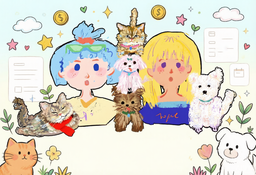
#> input picture assets/A_wide_hand_drawn_cartoon_back_2026-08-02T06-41-00.png, 256 x 175 px, shrunk from 1216 x 832 before the run
$ python -i cream_fix_icons.py   (imports and definitions only)
#> lines starting #> are read from the running program, lines starting #| are printed output that depends on the picture
"""把 AI 生成的图标里白色/过浅主体统一染成奶油米色，与薄荷绿侧边栏协调。
策略：将"接近中性白灰"的像素(亮度高、饱和度低、非纯黑描边、非彩色点缀)替换为奶油米 #F5E0C8。
保留深色描边与彩色点缀。处理 selfmedia/films/fragment 三个白身小狗图标。
"""
from PIL import Image

CREAM = (245, 224, 200)  # 奶油米 #F5E0C8

def is_neutral_whiteish(r, g, b):
    """判断是否接近中性白灰：亮度足够高且饱和度低(接近灰白而非彩色)"""
    mx = max(r, g, b); mn = min(r, g, b)
    if mx < 220:            # 不够亮(可能是灰暗部分) -> 不动
        return False
    sat = mx - mn
    if sat > 30:            # 彩色(偏粉/偏黄等) -> 保留
        return False
    return True

def process(src, dst):
#> called with dst = 'out.png'
    im = Image.open(src).convert("RGBA")
    w, h = im.size
#> w = 256; h = 175
    px = im.load()
    changed = 0
    for y in range(h):
        for x in range(w):
            r, g, b, a = px[x, y]
            if a < 200:
                continue
            if is_neutral_whiteish(r, g, b):
                # 改为奶油米色，保留原 alpha
                px[x, y] = (CREAM[0], CREAM[1], CREAM[2], a)
                changed += 1
    im.save(dst)
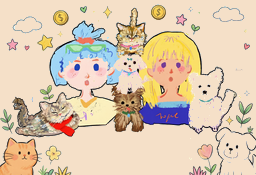
#> saved as out.png: PIL image 256x175 RGBA; mean R, G, B, A 221.6, 201.4, 176.7, 255
    print(f"{src.split('/')[-1]} -> {dst.split('/')[-1]}  染色像素 {changed}")
#| A_wide_hand_drawn_cartoon_back_2026-08-02T06-41-00.png -> out.png  染色像素 26667

# [2 lines not run here, left out]

>>> result = process('../assets/A_wide_hand_drawn_cartoon_back_2026-08-02T06-41-00.png', 'out.png')
